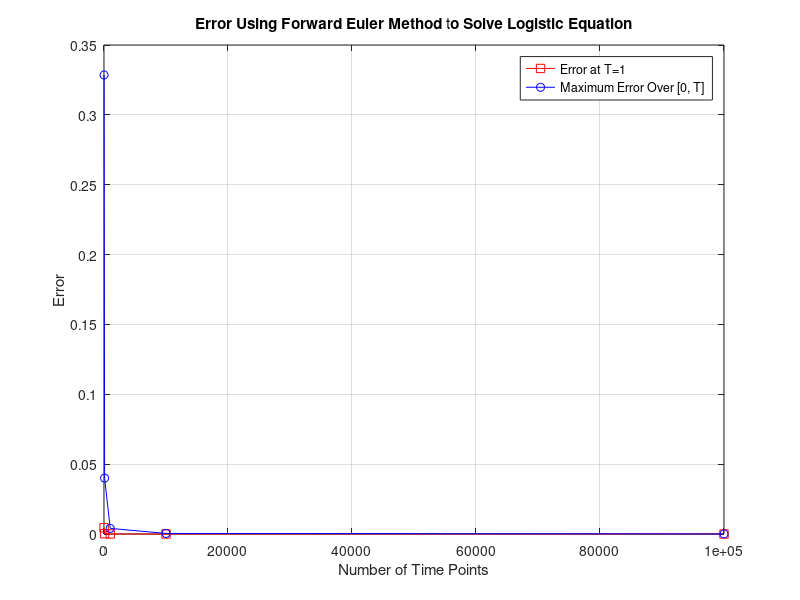
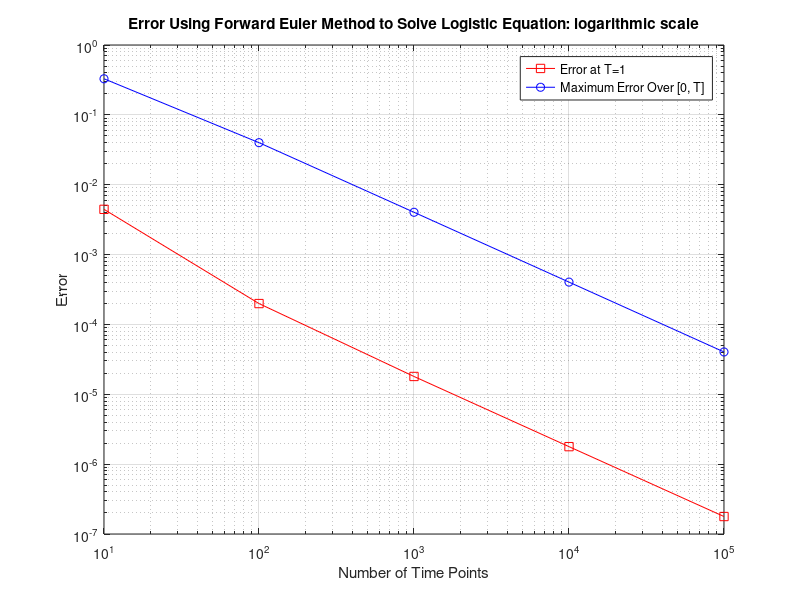
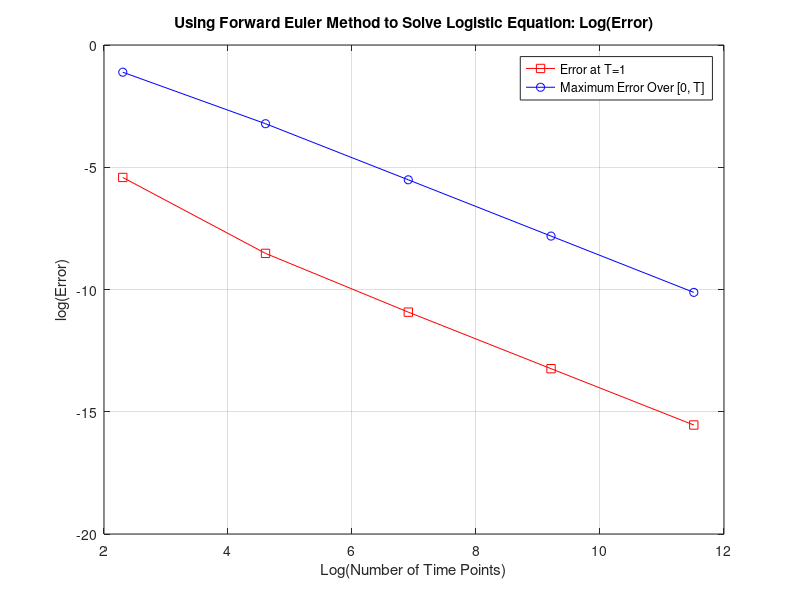

Here is the MATLAB script that generated these plots, in order:
function A2_FEulerConverge

%  Demo 2:  <errors, convergence orders> 
%  Method: forward euler method
%  Example 1 (logstic eqn): y' = ry(1-y) with y(0) = y0 = 0.01, r = 10, T=1
%  Goal: to show errors vs N=T/h (errors at t=T, max(errors on (0,T));
%        to demonstrate the convergence order
%
%  Date: 2015.2.4  (revised on 9.3.2018)

% clear all previous variables
clear 

% parameters for calculation
r=10;
t0=0; y0=0.01;
tmax=1;

% right hand side, and exact sol
f= @(y) r*y*(1-y);
y_exa = @(t) 1/(1+(1-y0)/y0*exp(-r*t));

% loop used to increase N value 
imax=5;                   % total # of meshes considered
points=zeros(1,imax);
maxerror=zeros(1,imax);   % max error over [0, tmax]
pterror=zeros(1,imax);    % error at tmax

for im=1:imax
	N=10^im;
	t=linspace(t0,tmax,N+1);
	h=t(2)-t(1);
	y=y0;
	emax=0.0;
	for j=2:N+1
		yy=y+h*f(y);
		ye=y_exa(t(j));
		em=abs(yy-ye);
		if emax < em
			emax=em;
        end
		y=yy;
    end
	maxerror(im)=emax;
	pterror(im)=em;
	points(im)=N;
end

% the actual errors
disp('to display the errors')
pause
fprintf(1,['     N', '      h','        e_T   ', '   e_infty\n']);
for im=1:imax
   fprintf(1,'%6.0i   %5.E    %5.2E    %5.2E\n',[points(im), 1/points(im), pterror(im), maxerror(im)]);
end

pause

% plot the erorrs 
disp('to plot the errors')
pause

clf
% --N versus error
plot(points,pterror,'-rs')
hold on
plot(points,maxerror,'-bo')
legend('Error at T=1','Maximum Error Over [0, T]');
grid on

% define axes used in plot
xlabel('Number of Time Points')
ylabel('Error')
title('Error Using Forward Euler Method to Solve Logistic Equation')
hold off

disp('the scales differ too much')
disp('let us plot with logarithmic scale')
pause

% --N versus error: log -- 
figure 
loglog(points,pterror,'-rs')
hold on
loglog(points,maxerror,'-bo')
legend('Error at T=1','Maximum Error Over [0, T]'); 
grid on

% define axes used in plot
xlabel('Number of Time Points')
ylabel('Error')
title('Error Using Forward Euler Method to Solve Logistic Equation: logarithmic scale')
hold off

% --To find out how loglog works -- 
pause
disp('to find out how loglog works')
pause

figure
plot(log(points),log(pterror),'-rs')
hold on
plot(log(points),log(maxerror),'-bo')
legend('Error at T=1','Maximum Error Over [0, T]');
grid on

% define axes used in plot
xlabel('Log(Number of Time Points)')
ylabel('log(Error)')
title('Using Forward Euler Method to Solve Logistic Equation: Log(Error)')
hold off
